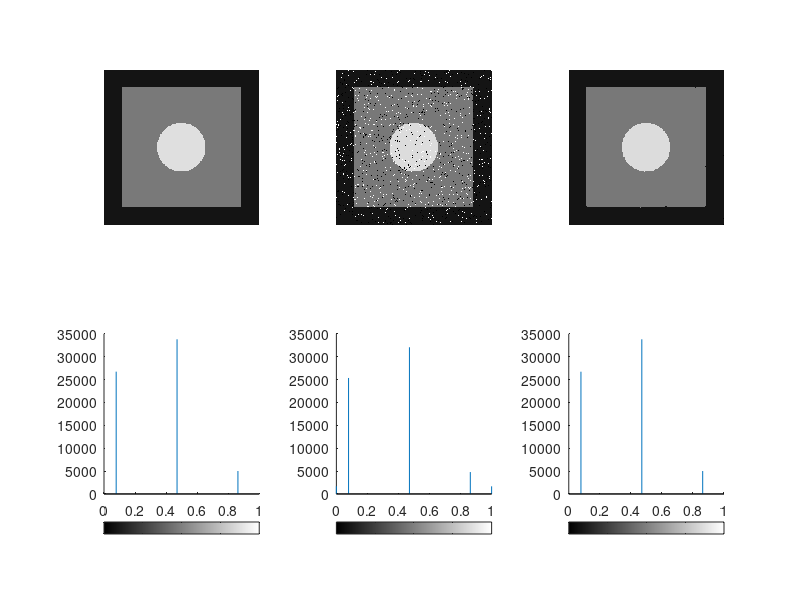

The MATLAB script that drew this image:
im1=zeros(256,256);
im2=im1+20;

im2(30:226,30:226)=120;

for i=1:256
    for j=1:256
        x=128;
        y=128;
        dist=sqrt((i-x)^2+(j-y)^2);
        if dist<40
            im2(i,j)=220;
        end
    end
end

im3=im2/255;
figure;
subplot(2,3,1),imshow(im3);
subplot(2,3,4),imhist(im3);

noisy=imnoise(im3,'salt & pepper');
subplot(2,3,2),imshow(noisy);
subplot(2,3,5),imhist(noisy);

filtered_im=medfilt2(noisy);
subplot(2,3,3),imshow(filtered_im);
subplot(2,3,6),imhist(filtered_im);